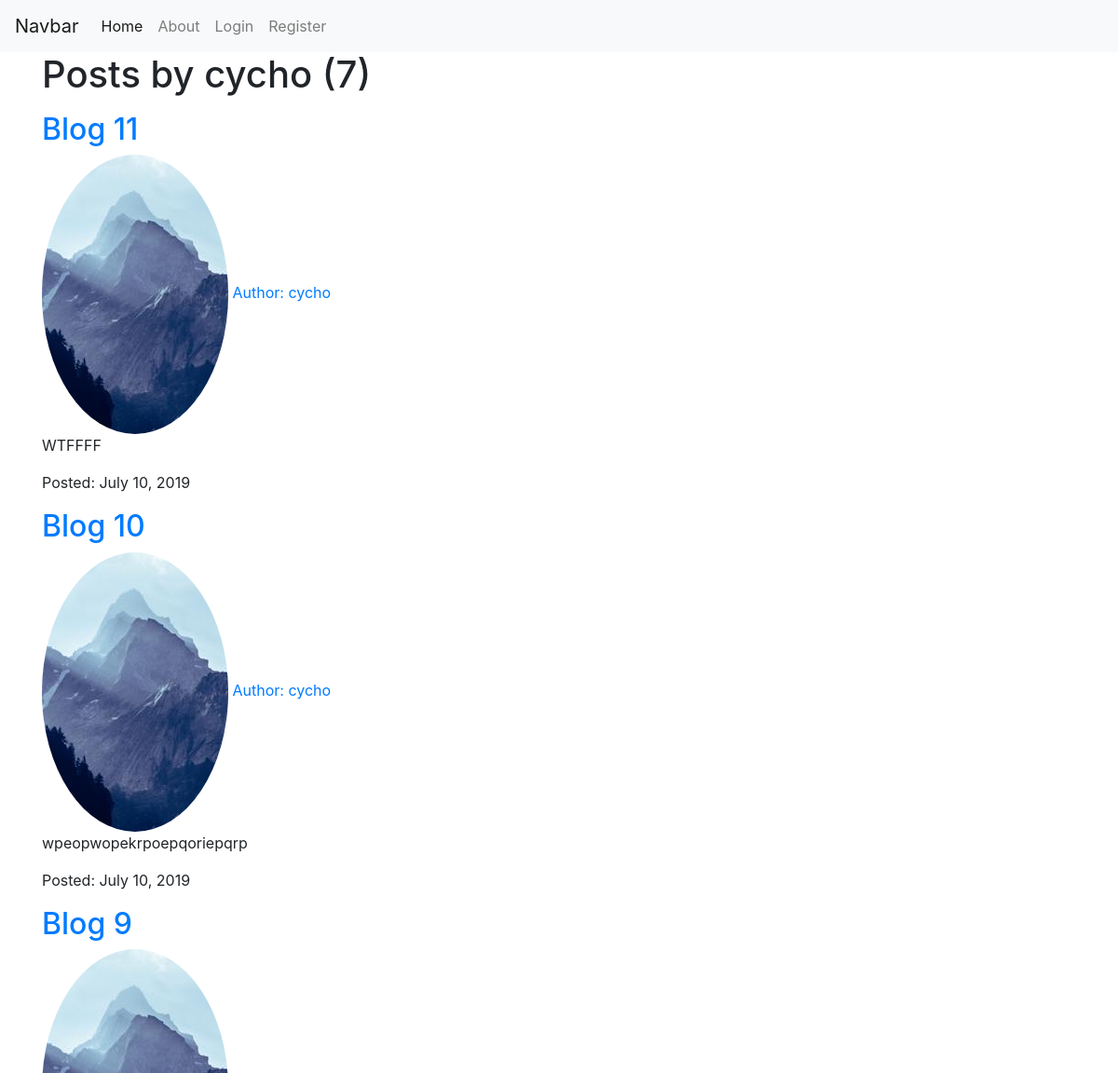
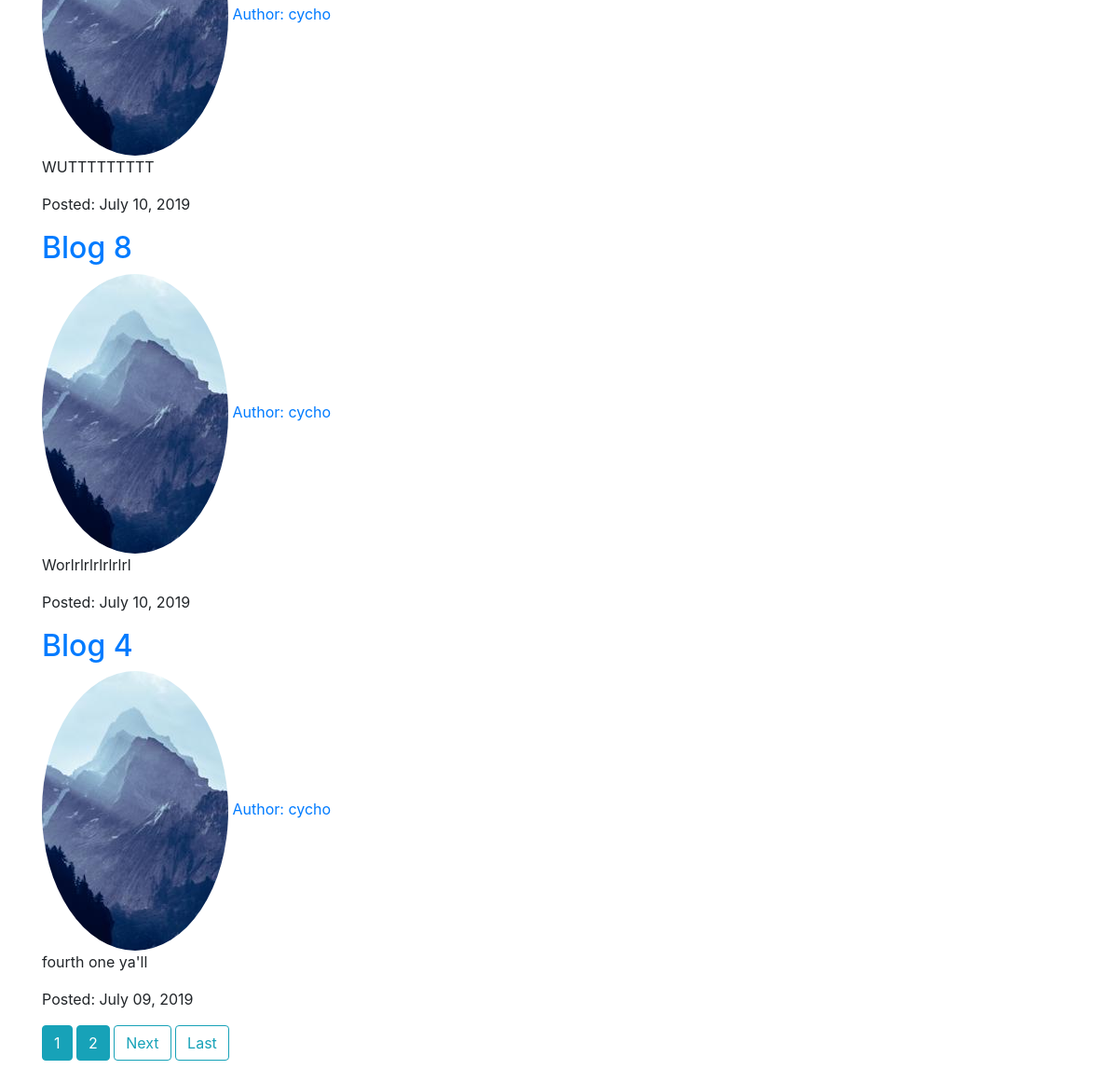
/user/cycho, run on the app's committed database (2 pictures, top to bottom).
### blog/models.py (models this page shows, shortened)
class Post(models.Model):
    title = models.CharField(max_length=100)
    content = models.TextField()
    date_posted = models.DateTimeField(default=timezone.now)
    author = models.ForeignKey(User, on_delete=models.CASCADE)

### users/models.py (models this page shows, shortened)
class Profile(models.Model):
    user = models.OneToOneField(User, on_delete=models.CASCADE)
    image = models.ImageField(default='default.jpg', upload_to='profile_pics')

### blog/views.py (the view)
# urls.py: path('user/<str:username>', UserPostListView.as_view(), name='user-posts'),
class UserPostListView(ListView):
    model = Post
    template_name = 'blog/user_post.html'  # <app>/<model>_<viewtype>.html
    context_object_name = 'posts'
    paginate_by = 5
    def get_queryset(self):
        user = get_object_or_404(User, username=self.kwargs.get('username'))
        return Post.objects.filter(author=user).order_by('-date_posted')

### blog/templates/blog/user_post.html (shortened to what this page needs)
{% extends 'blog/base.html' %}
{% block content %}
<h1 class='mb-3'>Posts by {{ view.kwargs.username }} ({{page_obj.paginator.count}})</h1>
{% for post in posts %}
<h2><a href='{% url "post-detail" post.id %}'>{{ post.title }}</a></h2>
<img class='rounded-circle' src='{{post.author.profile.image.url}}'>
<a href='{% url "user-posts" post.author.username %}'>Author: {{ post.author }}</a>
<p>{{ post.content }}</p>
<p>Posted: {{ post.date_posted|date:"F d, Y" }}</p>
{% endfor %}
{% if is_paginated %}
{% for num in page_obj.paginator.page_range %}
{% if page_obj.number == num %}
<a class='btn btn-info mb-4' href='?page={{ num }}'>{{num}}</a>
{% elif num > page_obj.number|add:'-3' and num < page_obj.number|add:'3' %}
<a class='btn btn-info mb-4' href='?page={{ num }}'>{{num}}</a>
{% endif %}
{% endfor %}
{% if page_obj.has_next %}
<a class='btn btn-outline-info mb-4' href='?page={{page_obj.next_page_number}}'>Next</a>
<a class='btn btn-outline-info mb-4' href='?page={{page_obj.paginator.num_pages}}'>Last</a>
{% endif %}
{% endif %}
{% endblock content %}

### data on the page
Post: title "Blog 11", author.profile.image (placeholder picture), author "cycho", content "WTFFFF", date_posted "July 10, 2019"
Post: title "Blog 10", author.profile.image (placeholder picture), author "cycho", content "wpeopwopekrpoepqoriepqrp", date_posted "July 10, 2019"
Post: title "Blog 9", author.profile.image (placeholder picture), author "cycho", content "WUTTTTTTTTT", date_posted "July 10, 2019"
Post: title "Blog 8", author.profile.image (placeholder picture), author "cycho", content "Worlrlrlrlrlrlrl", date_posted "July 10, 2019"
Post: title "Blog 4", author.profile.image (placeholder picture), author "cycho", content "fourth one ya'll", date_posted "July 09, 2019"

### other printed values
{{ view.kwargs.username }} "cycho"
{{ page_obj.paginator.count }} "7"
{{ num }} "1"
{{ num }} "2"
